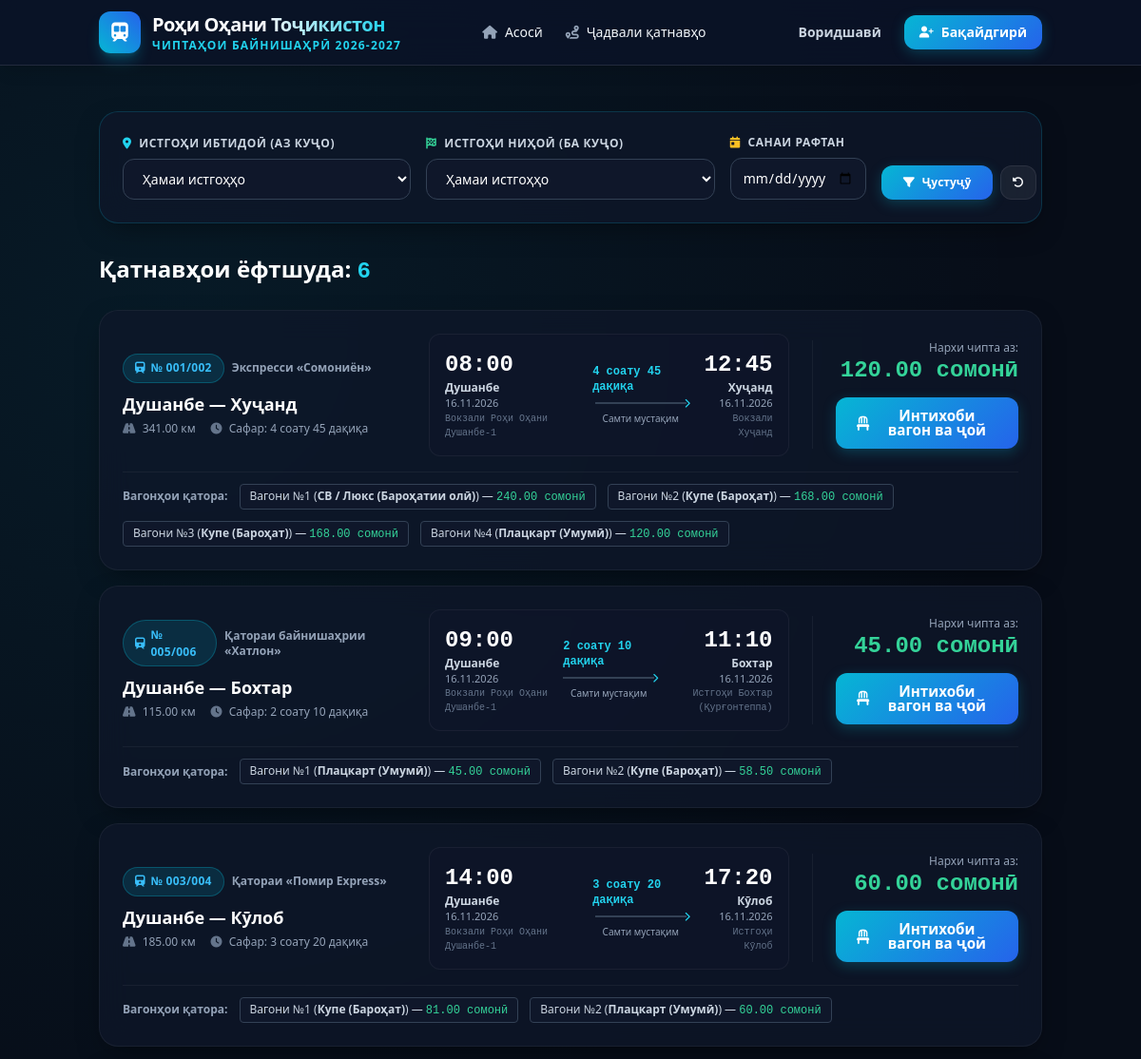
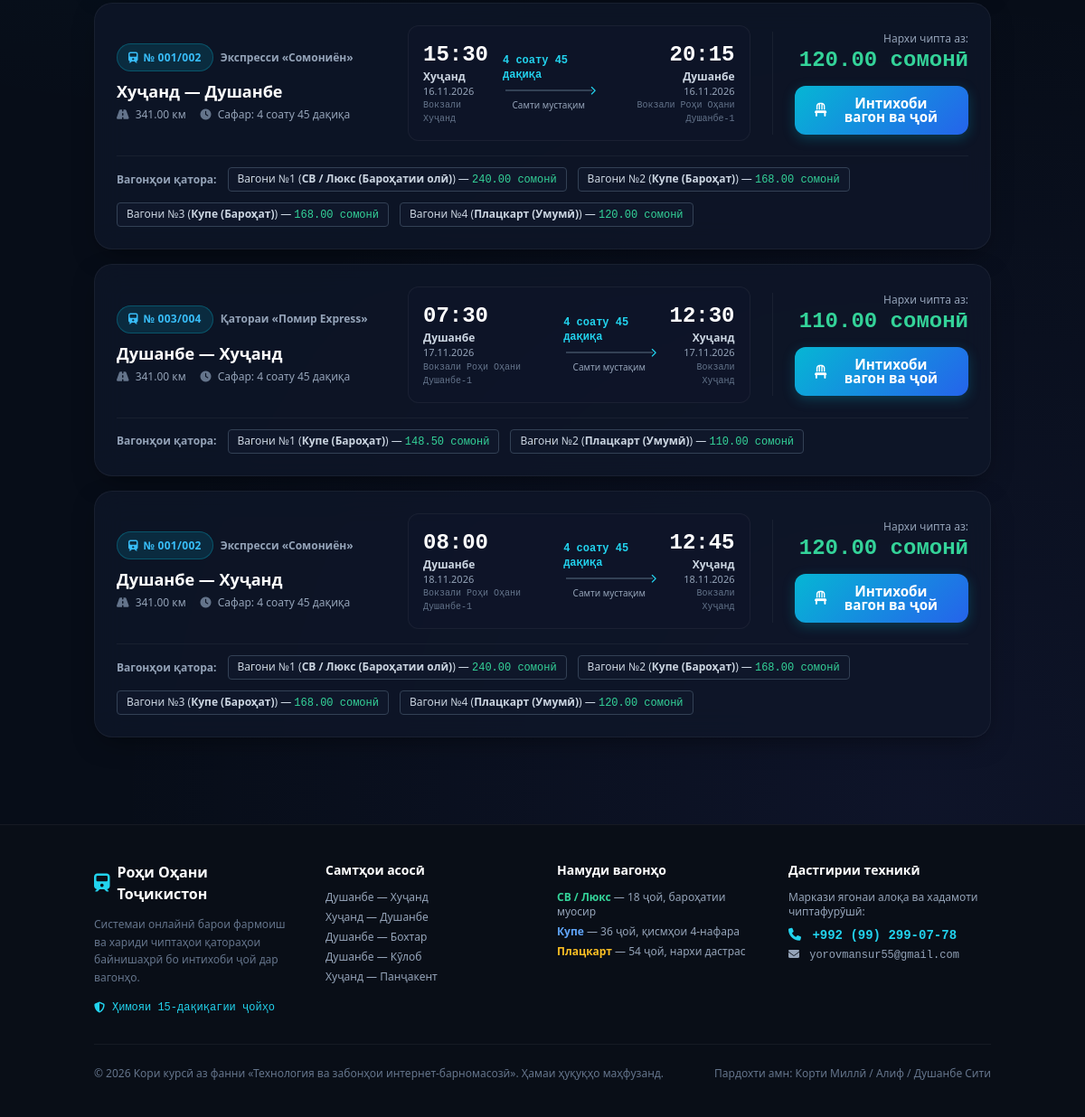
Page /trips.php on the committed database (2 pictures, top to bottom).
### tables this page shows
CREATE TABLE `trips` (
  `id` INT AUTO_INCREMENT PRIMARY KEY,
  `route_id` INT NOT NULL,
  `train_id` INT NOT NULL,
  `departure_time` DATETIME NOT NULL,
  `arrival_time` DATETIME NOT NULL,
  `base_price` DECIMAL(10,2) NOT NULL DEFAULT 80.00,
  `status` ENUM('scheduled', 'boarding', 'departed', 'completed', 'cancelled') DEFAULT 'scheduled',
  `created_at` TIMESTAMP DEFAULT CURRENT_TIMESTAMP,
  FOREIGN KEY (`route_id`) REFERENCES `routes`(`id`) ON DELETE CASCADE,
  FOREIGN KEY (`train_id`) REFERENCES `trains`(`id`) ON DELETE CASCADE
);

CREATE TABLE `trains` (
  `id` INT AUTO_INCREMENT PRIMARY KEY,
  `train_number` VARCHAR(50) NOT NULL UNIQUE,
  `train_name` VARCHAR(100) NOT NULL,
  `train_type` ENUM('express', 'intercity', 'highspeed') DEFAULT 'express',
  `status` ENUM('active', 'maintenance') DEFAULT 'active',
  `created_at` TIMESTAMP DEFAULT CURRENT_TIMESTAMP
);

CREATE TABLE `routes` (
  `id` INT AUTO_INCREMENT PRIMARY KEY,
  `route_name` VARCHAR(150) NOT NULL,
  `from_station_id` INT NOT NULL,
  `to_station_id` INT NOT NULL,
  `distance_km` DECIMAL(8,2) NOT NULL DEFAULT 0.00,
  `duration_hours` VARCHAR(50) NOT NULL,
  `created_at` TIMESTAMP DEFAULT CURRENT_TIMESTAMP,
  FOREIGN KEY (`from_station_id`) REFERENCES `stations`(`id`) ON DELETE CASCADE,
  FOREIGN KEY (`to_station_id`) REFERENCES `stations`(`id`) ON DELETE CASCADE
);

CREATE TABLE `stations` (
  `id` INT AUTO_INCREMENT PRIMARY KEY,
  `name` VARCHAR(100) NOT NULL,
  `code` VARCHAR(10) NOT NULL UNIQUE,
  `city` VARCHAR(100) NOT NULL,
  `is_active` TINYINT(1) DEFAULT 1,
  `created_at` TIMESTAMP DEFAULT CURRENT_TIMESTAMP
);

CREATE TABLE `cars` (
  `id` INT AUTO_INCREMENT PRIMARY KEY,
  `train_id` INT NOT NULL,
  `car_number` INT NOT NULL,
  `car_type` ENUM('platskart', 'coupe', 'sv_lux') NOT NULL DEFAULT 'coupe',
  `total_seats` INT NOT NULL DEFAULT 36,
  `price_multiplier` DECIMAL(4,2) NOT NULL DEFAULT 1.00,
  `created_at` TIMESTAMP DEFAULT CURRENT_TIMESTAMP,
  FOREIGN KEY (`train_id`) REFERENCES `trains`(`id`) ON DELETE CASCADE
);

### config/db.php (called while the page is built, shortened)
<?php
function formatTJS($amount) {
    return number_format($amount, 2, '.', ' ') . ' сомонӣ';
}
function carTypeName($type) {
    switch ($type) {
        case 'sv_lux':
            return 'СВ / Люкс (Бароҳатии олӣ)';
        case 'coupe':
            return 'Купе (Бароҳат)';
        case 'platskart':
            return 'Плацкарт (Умумӣ)';
    }
}

### trips.php (the view, shortened to what this page needs)
<?php
require_once __DIR__ . '/config/db.php';
$travelDate    = isset($_GET['date']) && !empty($_GET['date']) ? trim($_GET['date']) : null;
$sql = "
    SELECT t.*,
           r.route_name, r.duration_hours, r.distance_km,
           s1.name AS from_station, s1.city AS from_city, s1.code AS from_code,
           s2.name AS to_station, s2.city AS to_city, s2.code AS to_code,
           tr.train_number, tr.train_name, tr.train_type
    FROM trips t
    JOIN routes r ON t.route_id = r.id
    JOIN stations s1 ON r.from_station_id = s1.id
    JOIN stations s2 ON r.to_station_id = s2.id
    JOIN trains tr ON t.train_id = tr.id
    WHERE t.status != 'cancelled'
";
$params = [];
$sql .= " ORDER BY t.departure_time ASC";
$stmt = $pdo->prepare($sql);
$stmt->execute($params);
$trips = $stmt->fetchAll();
require_once __DIR__ . '/includes/header.php';
?>
<div class="container mx-auto px-4 py-8">
    <div class="glass-panel p-6 mb-8 border-cyan-500/20">
        <form action="/train_ticket_system/trips.php" method="GET" class="grid grid-cols-1 md:grid-cols-12 gap-4 items-end">
            <div class="md:col-span-4">
                <label class="block text-xs font-semibold text-slate-300 uppercase tracking-wider mb-2">
                    <i class="fa-solid fa-location-dot text-cyan-400 mr-1"></i> Истгоҳи ибтидоӣ (Аз куҷо)
                </label>
                <select name="from" class="w-full bg-slate-900 border border-slate-700 rounded-xl px-4 py-2.5 text-white text-sm focus:outline-none focus:border-cyan-500">
                    <option value="">Ҳамаи истгоҳҳо</option>
                </select>
            </div>
            <div class="md:col-span-4">
                <label class="block text-xs font-semibold text-slate-300 uppercase tracking-wider mb-2">
                    <i class="fa-solid fa-flag-checkered text-emerald-400 mr-1"></i> Истгоҳи ниҳоӣ (Ба куҷо)
                </label>
                <select name="to" class="w-full bg-slate-900 border border-slate-700 rounded-xl px-4 py-2.5 text-white text-sm focus:outline-none focus:border-cyan-500">
                    <option value="">Ҳамаи истгоҳҳо</option>
                </select>
            </div>
            <div class="md:col-span-2">
                <label class="block text-xs font-semibold text-slate-300 uppercase tracking-wider mb-2">
                    <i class="fa-solid fa-calendar-day text-amber-400 mr-1"></i> Санаи рафтан
                </label>
                <input type="date" name="date" value="<?= htmlspecialchars($travelDate ?? '') ?>" class="w-full bg-slate-900 border border-slate-700 rounded-xl px-3 py-2.5 text-white text-sm focus:outline-none focus:border-cyan-500">
            </div>
            <div class="md:col-span-2 flex gap-2">
                <button type="submit" class="btn btn-primary w-full !py-2.5 text-xs">
                    <i class="fa-solid fa-filter"></i> Ҷустуҷӯ
                </button>
                <a href="/train_ticket_system/trips.php" class="btn btn-secondary !py-2.5 !px-3 text-xs" title="Тоза кардан">
                    <i class="fa-solid fa-rotate-left"></i>
                </a>
            </div>
        </form>
    </div>
    <div class="mb-6 flex items-center justify-between">
        <h1 class="text-xl md:text-2xl font-bold text-white">
            Қатнавҳои ёфтшуда: <span class="text-cyan-400 font-mono"><?= count($trips) ?></span>
        </h1>
    </div>
    <?php if (empty($trips)): ?>
        <div class="glass-panel p-12 text-center text-slate-400">
            <i class="fa-solid fa-triangle-exclamation text-4xl mb-3 text-amber-500"></i>
            <h3 class="text-lg font-bold text-white mb-1">Бо параметрҳои додашуда қатнав ёфт нашуд</h3>
            <p class="text-sm">Лутфан сана ё истгоҳҳои дигарро интихоб кунед ё рӯйхати умумии қатнавҳоро аз назар гузаронед.</p>
            <a href="/train_ticket_system/trips.php" class="btn btn-secondary mt-4 text-xs">
                Нишон додани ҳамаи қатнавҳо
            </a>
        </div>
    <?php else: ?>
        <div class="space-y-4">
            <?php foreach ($trips as $trip): ?>
                <?php
                $trainId = $trip['train_id'];
                $carsStmt = $pdo->prepare("SELECT * FROM cars WHERE train_id = ? ORDER BY car_number ASC");
                $carsStmt->execute([$trainId]);
                $cars = $carsStmt->fetchAll();
                ?>
                <div class="glass-panel p-6 border-white/5 hover:border-cyan-500/30 transition">
                    <div class="grid grid-cols-1 lg:grid-cols-12 gap-6 items-center">
                        <div class="lg:col-span-4">
                            <div class="flex items-center gap-2 mb-2">
                                <span class="badge badge-primary">
                                    <i class="fa-solid fa-train"></i> № <?= htmlspecialchars($trip['train_number']) ?>
                                </span>
                                <span class="text-xs text-slate-400 font-semibold"><?= htmlspecialchars($trip['train_name']) ?></span>
                            </div>
                            <h2 class="text-lg font-bold text-white mb-1"><?= htmlspecialchars($trip['route_name']) ?></h2>
                            <div class="text-xs text-slate-400 flex items-center gap-4">
                                <span><i class="fa-solid fa-road text-slate-500 mr-1"></i> <?= $trip['distance_km'] ?> км</span>
                                <span><i class="fa-solid fa-clock text-slate-500 mr-1"></i> Сафар: <?= htmlspecialchars($trip['duration_hours']) ?></span>
                            </div>
                        </div>
                        <div class="lg:col-span-5">
                            <div class="flex items-center justify-between bg-slate-900/60 p-4 rounded-xl border border-white/5">
                                <div>
                                    <div class="text-2xl font-black text-white font-mono"><?= date('H:i', strtotime($trip['departure_time'])) ?></div>
                                    <div class="text-xs font-semibold text-slate-300"><?= htmlspecialchars($trip['from_city']) ?></div>
                                    <div class="text-[11px] text-slate-400"><?= date('d.m.Y', strtotime($trip['departure_time'])) ?></div>
                                    <div class="text-[10px] text-slate-500 font-mono"><?= htmlspecialchars($trip['from_station']) ?></div>
                                </div>
                                <div class="flex flex-col items-center px-4">
                                    <span class="text-xs text-cyan-400 font-mono font-semibold"><?= htmlspecialchars($trip['duration_hours']) ?></span>
                                    <div class="w-24 h-0.5 bg-slate-700 relative my-2">
                                        <i class="fa-solid fa-chevron-right text-[10px] text-cyan-400 absolute -right-1 -top-1"></i>
                                    </div>
                                    <span class="text-[10px] text-slate-400">Самти мустақим</span>
                                </div>
                                <div class="text-right">
                                    <div class="text-2xl font-black text-white font-mono"><?= date('H:i', strtotime($trip['arrival_time'])) ?></div>
                                    <div class="text-xs font-semibold text-slate-300"><?= htmlspecialchars($trip['to_city']) ?></div>
                                    <div class="text-[11px] text-slate-400"><?= date('d.m.Y', strtotime($trip['arrival_time'])) ?></div>
                                    <div class="text-[10px] text-slate-500 font-mono"><?= htmlspecialchars($trip['to_station']) ?></div>
                                </div>
                            </div>
                        </div>
                        <div class="lg:col-span-3 flex flex-col justify-center items-end border-t lg:border-t-0 lg:border-l border-white/5 pt-4 lg:pt-0 lg:pl-6">
                            <div class="mb-3 text-right">
                                <span class="text-xs text-slate-400 block">Нархи чипта аз:</span>
                                <div class="text-2xl font-black text-emerald-400 font-mono">
                                    <?= formatTJS($trip['base_price']) ?>
                                </div>
                            </div>
                            <a href="/train_ticket_system/select_seat.php?trip_id=<?= $trip['id'] ?>" class="btn btn-primary w-full text-center flex items-center justify-center gap-2">
                                <i class="fa-solid fa-chair"></i> Интихоби вагон ва ҷой
                            </a>
                        </div>
                    </div>
                    <div class="mt-4 pt-3 border-t border-white/5 flex flex-wrap items-center gap-3 text-xs">
                        <span class="text-slate-400 font-semibold">Вагонҳои қатора:</span>
                        <?php foreach ($cars as $c): ?>
                            <span class="px-2.5 py-1 rounded bg-slate-900 border border-slate-700 text-slate-300">
                                Вагони №<?= $c['car_number'] ?>
                                (<strong><?= carTypeName($c['car_type']) ?></strong>)
                                — <span class="text-emerald-400 font-mono"><?= formatTJS($trip['base_price'] * $c['price_multiplier']) ?></span>
                            </span>
                        <?php endforeach; ?>
                    </div>
                </div>
            <?php endforeach; ?>
        </div>
    <?php endif; ?>
</div>
<?php require_once __DIR__ . '/includes/footer.php'; ?>

### assets/css/style.css (style rules this page uses)
:root { --bg-dark: #070d18; --bg-card: #0f172a; --bg-card-hover: #162238; --surface-glass: rgba(15, 23, 42, 0.75); --border-glass: rgba(255, 255, 255, 0.08); --border-glass-light: rgba(255, 255, 255, 0.15); --primary: #06b6d4; --primary-hover: #0891b2; --primary-glow: rgba(6, 182, 212, 0.25); --emerald: #10b981; --emerald-glow: rgba(16, 185, 129, 0.25); --amber: #f59e0b; --amber-glow: rgba(245, 158, 11, 0.25); --ruby: #ef4444; --ruby-glow: rgba(239, 68, 68, 0.25); --text-main: #f8fafc; --text-muted: #94a3b8; --text-dim: #64748b; --font-main: 'Plus Jakarta Sans', system-ui, -apple-system, sans-serif; --font-mono: 'JetBrains Mono', monospace; }
* { box-sizing: border-box; margin: 0; padding: 0; }
body { background-color: var(--bg-dark); color: var(--text-main); font-family: var(--font-main); min-height: 100vh; display: flex; flex-direction: column; line-height: 1.5; background-image: radial-gradient(circle at 15% 15%, rgba(6, 182, 212, 0.08) 0%, transparent 40%), radial-gradient(circle at 85% 85%, rgba(99, 102, 241, 0.08) 0%, transparent 40%); background-attachment: fixed; }
.container { width: 100%; max-width: 1240px; margin-left: auto; margin-right: auto; padding-left: 1.25rem; padding-right: 1.25rem; }
.glass-panel { background: var(--surface-glass); backdrop-filter: blur(16px); -webkit-backdrop-filter: blur(16px); border: 1px solid var(--border-glass); border-radius: 1.25rem; box-shadow: 0 10px 30px -10px rgba(0, 0, 0, 0.5); transition: border-color 0.2s ease, box-shadow 0.2s ease; }
.btn { display: inline-flex; align-items: center; justify-content: center; gap: 0.5rem; font-weight: 600; font-size: 0.95rem; padding: 0.75rem 1.4rem; border-radius: 0.75rem; border: none; cursor: pointer; transition: all 0.2s ease; text-decoration: none; line-height: 1; }
.btn-primary { background: linear-gradient(135deg, #06b6d4, #2563eb); color: #ffffff; box-shadow: 0 4px 14px var(--primary-glow); }
.btn-secondary { background: rgba(255, 255, 255, 0.06); color: var(--text-main); border: 1px solid var(--border-glass); }
.badge { display: inline-flex; align-items: center; gap: 0.35rem; font-size: 0.75rem; font-weight: 700; padding: 0.35rem 0.75rem; border-radius: 9999px; letter-spacing: 0.025em; text-transform: uppercase; }
.badge-primary { background: rgba(6, 182, 212, 0.15); color: #38bdf8; border: 1px solid rgba(6, 182, 212, 0.3); }

### rows in the picture
trips: train.train_number "001/002", train.train_name "Экспресси «Сомониён»", route.route_name "Душанбе — Хуҷанд", route.distance_km "341.00", route.duration_hours "4 соату 45 дақиқа", departure_time "08:00", stations.city "Душанбе", departure_time "16.11.2026", stations.name "Вокзали Роҳи Оҳани Душанбе-1", arrival_time "12:45", stations.city "Хуҷанд", arrival_time "16.11.2026", stations.name "Вокзали Хуҷанд", base_price "120.00 сомонӣ", formatTJS($trip['base_price']*$c['price_multiplier']) "240.00 сомонӣ", formatTJS($trip['base_price']*$c['price_multiplier']) "168.00 сомонӣ", formatTJS($trip['base_price']*$c['price_multiplier']) "120.00 сомонӣ"
cars: car_number "1", car_type "СВ / Люкс (Бароҳатии олӣ)"
cars: car_number "2", car_type "Купе (Бароҳат)"
cars: car_number "3", car_type "Купе (Бароҳат)"
cars: car_number "4", car_type "Плацкарт (Умумӣ)"
trips: train.train_number "005/006", train.train_name "Қатораи байнишаҳрии «Хатлон»", route.route_name "Душанбе — Бохтар", route.distance_km "115.00", route.duration_hours "2 соату 10 дақиқа", departure_time "09:00", stations.city "Душанбе", departure_time "16.11.2026", stations.name "Вокзали Роҳи Оҳани Душанбе-1", arrival_time "11:10", stations.city "Бохтар", arrival_time "16.11.2026", stations.name "Истгоҳи Бохтар (Қурғонтеппа)", base_price "45.00 сомонӣ", formatTJS($trip['base_price']*$c['price_multiplier']) "45.00 сомонӣ", formatTJS($trip['base_price']*$c['price_multiplier']) "58.50 сомонӣ"
cars: car_number "1", car_type "Плацкарт (Умумӣ)"
cars: car_number "2", car_type "Купе (Бароҳат)"
trips: train.train_number "003/004", train.train_name "Қатораи «Помир Express»", route.route_name "Душанбе — Кӯлоб", route.distance_km "185.00", route.duration_hours "3 соату 20 дақиқа", departure_time "14:00", stations.city "Душанбе", departure_time "16.11.2026", stations.name "Вокзали Роҳи Оҳани Душанбе-1", arrival_time "17:20", stations.city "Кӯлоб", arrival_time "16.11.2026", stations.name "Истгоҳи Кӯлоб", base_price "60.00 сомонӣ", formatTJS($trip['base_price']*$c['price_multiplier']) "81.00 сомонӣ", formatTJS($trip['base_price']*$c['price_multiplier']) "60.00 сомонӣ"
cars: car_number "1", car_type "Купе (Бароҳат)"
cars: car_number "2", car_type "Плацкарт (Умумӣ)"
trips: train.train_number "001/002", train.train_name "Экспресси «Сомониён»", route.route_name "Хуҷанд — Душанбе", route.distance_km "341.00", route.duration_hours "4 соату 45 дақиқа", departure_time "15:30", stations.city "Хуҷанд", departure_time "16.11.2026", stations.name "Вокзали Хуҷанд", arrival_time "20:15", stations.city "Душанбе", arrival_time "16.11.2026", stations.name "Вокзали Роҳи Оҳани Душанбе-1", base_price "120.00 сомонӣ", formatTJS($trip['base_price']*$c['price_multiplier']) "240.00 сомонӣ", formatTJS($trip['base_price']*$c['price_multiplier']) "168.00 сомонӣ", formatTJS($trip['base_price']*$c['price_multiplier']) "120.00 сомонӣ"
trips: train.train_number "003/004", train.train_name "Қатораи «Помир Express»", route.route_name "Душанбе — Хуҷанд", route.distance_km "341.00", route.duration_hours "4 соату 45 дақиқа", departure_time "07:30", stations.city "Душанбе", departure_time "17.11.2026", stations.name "Вокзали Роҳи Оҳани Душанбе-1", arrival_time "12:30", stations.city "Хуҷанд", arrival_time "17.11.2026", stations.name "Вокзали Хуҷанд", base_price "110.00 сомонӣ", formatTJS($trip['base_price']*$c['price_multiplier']) "148.50 сомонӣ", formatTJS($trip['base_price']*$c['price_multiplier']) "110.00 сомонӣ"
trips: train.train_number "001/002", train.train_name "Экспресси «Сомониён»", route.route_name "Душанбе — Хуҷанд", route.distance_km "341.00", route.duration_hours "4 соату 45 дақиқа", departure_time "08:00", stations.city "Душанбе", departure_time "18.11.2026", stations.name "Вокзали Роҳи Оҳани Душанбе-1", arrival_time "12:45", stations.city "Хуҷанд", arrival_time "18.11.2026", stations.name "Вокзали Хуҷанд", base_price "120.00 сомонӣ", formatTJS($trip['base_price']*$c['price_multiplier']) "240.00 сомонӣ", formatTJS($trip['base_price']*$c['price_multiplier']) "168.00 сомонӣ", formatTJS($trip['base_price']*$c['price_multiplier']) "120.00 сомонӣ"

### other values in the picture
count($trips) "6"
